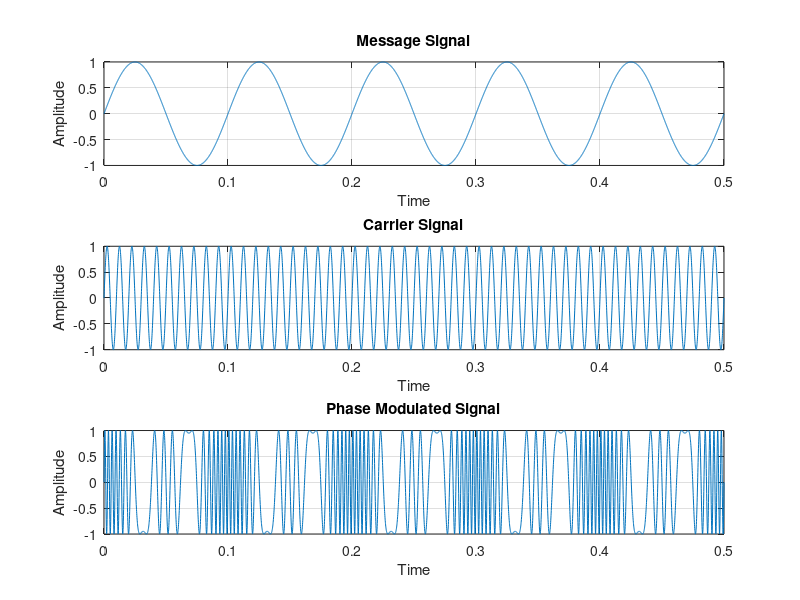

The MATLAB script that drew this image:

clear all;
clc;
fm = 10;
fc = 100;
mp=25;
t=0:0.0001:0.50;
m=sin(2*pi*fm*t);
subplot(3,1,1);
plot(t,m);
xlabel('Time');
ylabel('Amplitude');
title('Message Signal');
grid on;
c=sin(2*pi*fc*t);
subplot(3,1,2);
plot(t,c);
xlabel('Time');
ylabel('Amplitude');
title('Carrier Signal');
grid on;
s=sin(2*pi*fc*t + m.*mp);
subplot(3,1,3);
plot(t,s);
xlabel('Time');
ylabel('Amplitude');
title('Phase Modulated Signal');
grid on;
